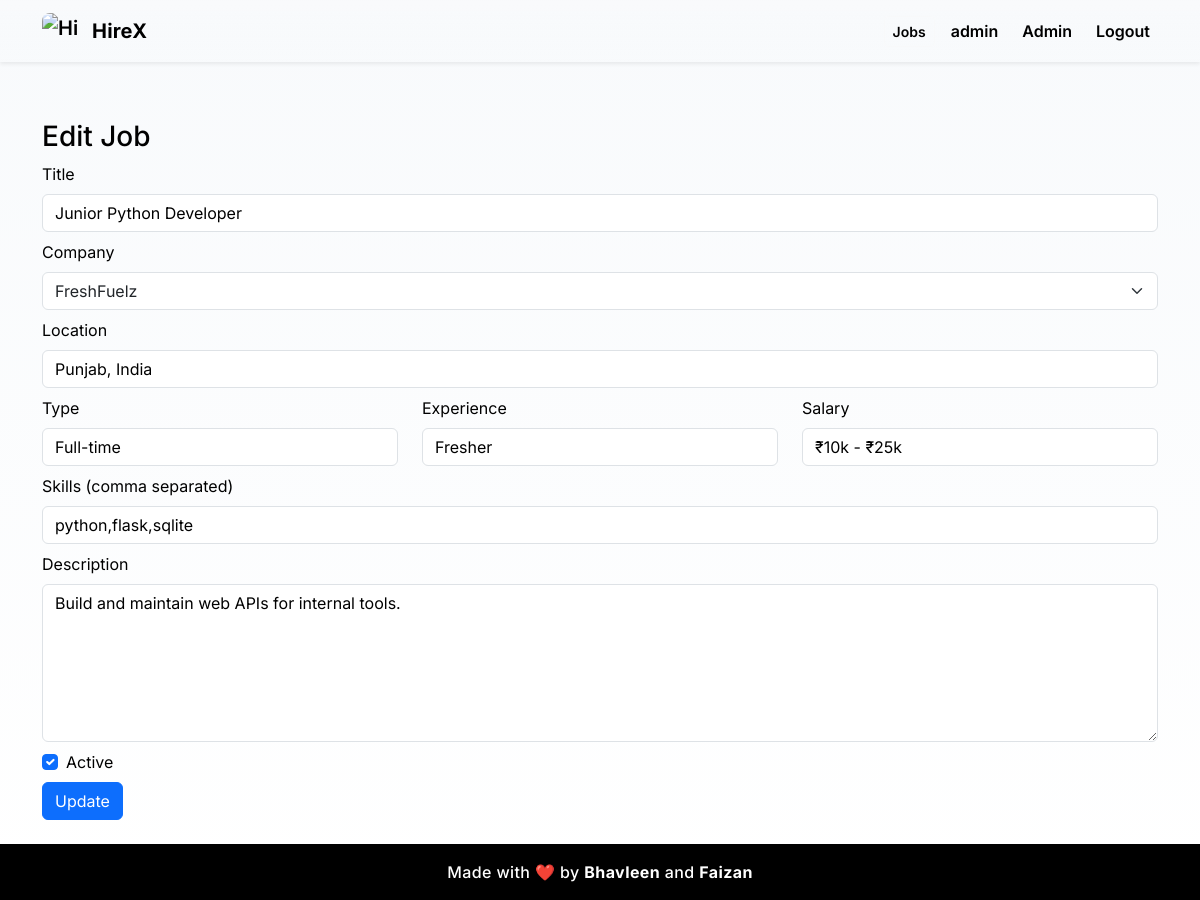
Page /admin/job/1/edit (signed in) on the committed database.
### tables this page shows
CREATE TABLE jobs (
  id INTEGER PRIMARY KEY AUTOINCREMENT,
  title TEXT NOT NULL,
  company_id INTEGER,
  location TEXT,
  job_type TEXT,
  experience_level TEXT,
  salary_range TEXT,
  description TEXT,
  skills TEXT,
  posted_by INTEGER,
  post_date DATETIME DEFAULT CURRENT_TIMESTAMP,
  is_active INTEGER DEFAULT 1,
  FOREIGN KEY(company_id) REFERENCES companies(id),
  FOREIGN KEY(posted_by) REFERENCES users(id)
);

CREATE TABLE companies (
  id INTEGER PRIMARY KEY AUTOINCREMENT,
  name TEXT NOT NULL,
  website TEXT,
  description TEXT,
  logo_path TEXT,
  created_at DATETIME DEFAULT CURRENT_TIMESTAMP
);

### app.py (the view, shortened to what this page needs)
@app.route("/admin/job/<int:id>/edit", methods=["GET", "POST"])
@app.route("/admin/job/<int:job_id>/edit", methods=["GET", "POST"])
@admin_required
def admin_edit_job(id=None, job_id=None):
    job_id = job_id or id
    conn = get_db()
    try:
        job = conn.execute("SELECT * FROM jobs WHERE id=?", (job_id,)).fetchone()
        comps = conn.execute("SELECT * FROM companies").fetchall()
    finally:
        conn.close()
    return render_template("admin/job_form.html", job=job, companies=comps)

### app.py (called while the page is built)
def get_db():
    conn = sqlite3.connect(DB)
    conn.row_factory = sqlite3.Row
    return conn

def admin_required(f):
    @wraps(f)
    def wrap(*a, **kw):
        if session.get("user_role") != "admin":
            flash("Admin only", "danger")
            return redirect(url_for("index"))
        return f(*a, **kw)
    return wrap

@app.context_processor
def inject_user():
    return dict(current_user=session.get("username"), current_role=session.get("user_role"))

### templates/admin/job_form.html (shortened to what this page needs)
{% extends "base.html" %}
{% block content %}
<h3>{% if job %}Edit Job{% else %}Post Job{% endif %}</h3>
<form method="post">
  <div class="mb-2"><label class="form-label">Title</label><input name="title" class="form-control" value="{{ job.title if job }}"></div>
  <div class="mb-2"><label class="form-label">Company</label>
    <select name="company_id" class="form-select">
      {% for c in companies %}
        <option value="{{ c.id }}" {% if job and job.company_id==c.id %}selected{% endif %}>{{ c.name }}</option>
      {% endfor %}
    </select>
  </div>
  <div class="mb-2"><label class="form-label">Location</label><input name="location" class="form-control" value="{{ job.location if job }}"></div>
  <div class="row">
    <div class="col-md-4 mb-2"><label class="form-label">Type</label><input name="job_type" class="form-control" value="{{ job.job_type if job }}"></div>
    <div class="col-md-4 mb-2"><label class="form-label">Experience</label><input name="experience_level" class="form-control" value="{{ job.experience_level if job }}"></div>
    <div class="col-md-4 mb-2"><label class="form-label">Salary</label><input name="salary_range" class="form-control" value="{{ job.salary_range if job }}"></div>
  </div>
  <div class="mb-2"><label class="form-label">Skills (comma separated)</label><input name="skills" class="form-control" value="{{ job.skills if job }}"></div>
  <div class="mb-2"><label class="form-label">Description</label><textarea name="description" class="form-control" rows="6">{{ job.description if job }}</textarea></div>
  <div class="mb-2 form-check"><input type="checkbox" name="is_active" class="form-check-input" id="active" {% if job and job.is_active %}checked{% endif %}><label class="form-check-label" for="active">Active</label></div>
  <button class="btn btn-primary">{% if job %}Update{% else %}Create{% endif %}</button>
</form>
{% endblock %}

### static/css/styles.css (style rules this page uses)
:root { --primary: #1b1f3b; --accent: #00bcd4; --bg: #ffffff; --glass: rgba(255, 255, 255, 0.06); --radius: 12px; --text-color: #000000; font-family: 'Inter', sans-serif; }
body { background: linear-gradient(180deg, #f8fafc 0%, #ffffff 100%); color: var(--text-color) !important; font-family: 'Inter', sans-serif; }
h1, h2, h3, h4, h5, h6, p, span, a, label, input, textarea, small, strong, div { color: var(--text-color) !important; }
body { display: flex; flex-direction: column; min-height: 100vh; }

### rows in the picture
jobs: title "Junior Python Developer", company_id "FreshFuelz", location "Punjab, India", job_type "Full-time", experience_level "Fresher", salary_range "₹10k - ₹25k", skills "python,flask,sqlite", description "Build and maintain web APIs for internal tools.", is_active "☑"

### other values in the picture
{{ current_user }} "admin"
